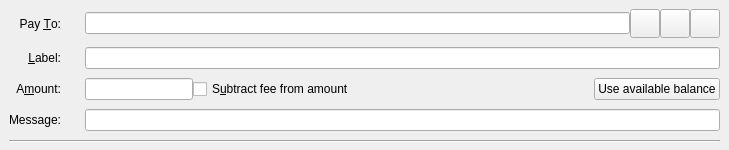
<?xml version="1.0" encoding="UTF-8"?>
<ui version="4.0">
 <class>SendCoinsEntry</class>
 <widget class="QStackedWidget" name="SendCoinsEntry">
  <property name="geometry">
   <rect>
    <x>0</x>
    <y>0</y>
    <width>729</width>
    <height>150</height>
   </rect>
  </property>
  <property name="focusPolicy">
   <enum>Qt::TabFocus</enum>
  </property>
  <property name="autoFillBackground">
   <bool>false</bool>
  </property>
  <widget class="QFrame" name="SendCoins">
   <property name="toolTip">
    <string>This is a normal payment.</string>
   </property>
   <property name="frameShape">
    <enum>QFrame::NoFrame</enum>
   </property>
   <layout class="QGridLayout" name="gridLayout">
    <property name="topMargin">
     <number>8</number>
    </property>
    <property name="bottomMargin">
     <number>4</number>
    </property>
    <property name="horizontalSpacing">
     <number>12</number>
    </property>
    <property name="verticalSpacing">
     <number>8</number>
    </property>
    <item row="2" column="2">
     <layout class="QHBoxLayout" name="horizontalLayoutAmount" stretch="0,1,0">
      <item>
       <widget class="BitcoinAmountField" name="payAmount"/>
      </item>
      <item>
       <widget class="QCheckBox" name="checkboxSubtractFeeFromAmount">
        <property name="toolTip">
         <string>The fee will be deducted from the amount being sent. The recipient will receive less earthcoincashs than you enter in the amount field. If multiple recipients are selected, the fee is split equally.</string>
        </property>
        <property name="text">
         <string>S&amp;ubtract fee from amount</string>
        </property>
       </widget>
      </item>
      <item>
       <widget class="QPushButton" name="useAvailableBalanceButton">
        <property name="text">
         <string>Use available balance</string>
        </property>
       </widget>
      </item>
     </layout>
    </item>
    <item row="3" column="0">
     <widget class="QLabel" name="messageLabel">
      <property name="text">
       <string>Message:</string>
      </property>
      <property name="alignment">
       <set>Qt::AlignRight|Qt::AlignTrailing|Qt::AlignVCenter</set>
      </property>
     </widget>
    </item>
    <item row="4" column="0" colspan="3">
     <widget class="Line" name="line">
      <property name="orientation">
       <enum>Qt::Horizontal</enum>
      </property>
     </widget>
    </item>
    <item row="0" column="0">
     <widget class="QLabel" name="payToLabel">
      <property name="text">
       <string>Pay &amp;To:</string>
      </property>
      <property name="alignment">
       <set>Qt::AlignRight|Qt::AlignTrailing|Qt::AlignVCenter</set>
      </property>
      <property name="buddy">
       <cstring>payTo</cstring>
      </property>
     </widget>
    </item>
    <item row="1" column="0">
     <widget class="QLabel" name="labellLabel">
      <property name="text">
       <string>&amp;Label:</string>
      </property>
      <property name="alignment">
       <set>Qt::AlignRight|Qt::AlignTrailing|Qt::AlignVCenter</set>
      </property>
      <property name="buddy">
       <cstring>addAsLabel</cstring>
      </property>
     </widget>
    </item>
    <item row="1" column="2">
     <widget class="QLineEdit" name="addAsLabel">
      <property name="toolTip">
       <string>Enter a label for this address to add it to the list of used addresses</string>
      </property>
     </widget>
    </item>
    <item row="0" column="2">
     <layout class="QHBoxLayout" name="payToLayout">
      <property name="spacing">
       <number>0</number>
      </property>
      <item>
       <widget class="QValidatedLineEdit" name="payTo">
        <property name="toolTip">
         <string>The EarthcoinCash address to send the payment to</string>
        </property>
       </widget>
      </item>
      <item>
       <widget class="QToolButton" name="addressBookButton">
        <property name="toolTip">
         <string>Choose previously used address</string>
        </property>
        <property name="text">
         <string/>
        </property>
        <property name="icon">
         <iconset resource="../bitcoin.qrc">
          <normaloff>:/icons/address-book</normaloff>:/icons/address-book</iconset>
        </property>
        <property name="iconSize">
         <size>
          <width>22</width>
          <height>22</height>
         </size>
        </property>
        <property name="shortcut">
         <string>Alt+A</string>
        </property>
       </widget>
      </item>
      <item>
       <widget class="QToolButton" name="pasteButton">
        <property name="toolTip">
         <string>Paste address from clipboard</string>
        </property>
        <property name="text">
         <string/>
        </property>
        <property name="icon">
         <iconset resource="../bitcoin.qrc">
          <normaloff>:/icons/editpaste</normaloff>:/icons/editpaste</iconset>
        </property>
        <property name="iconSize">
         <size>
          <width>22</width>
          <height>22</height>
         </size>
        </property>
        <property name="shortcut">
         <string>Alt+P</string>
        </property>
       </widget>
      </item>
      <item>
       <widget class="QToolButton" name="deleteButton">
        <property name="toolTip">
         <string>Remove this entry</string>
        </property>
        <property name="text">
         <string/>
        </property>
        <property name="icon">
         <iconset resource="../bitcoin.qrc">
          <normaloff>:/icons/remove</normaloff>:/icons/remove</iconset>
        </property>
        <property name="iconSize">
         <size>
          <width>22</width>
          <height>22</height>
         </size>
        </property>
       </widget>
      </item>
     </layout>
    </item>
    <item row="2" column="0">
     <widget class="QLabel" name="amountLabel">
      <property name="text">
       <string>A&amp;mount:</string>
      </property>
      <property name="alignment">
       <set>Qt::AlignRight|Qt::AlignTrailing|Qt::AlignVCenter</set>
      </property>
      <property name="buddy">
       <cstring>payAmount</cstring>
      </property>
     </widget>
    </item>
    <item row="3" column="2">
     <widget class="QLineEdit" name="messageTextLabel"/>
    </item>
   </layout>
  </widget>
  <widget class="QFrame" name="SendCoins_UnauthenticatedPaymentRequest">
   <property name="palette">
    <palette>
     <active>
      <colorrole role="WindowText">
       <brush brushstyle="SolidPattern">
        <color alpha="255">
         <red>0</red>
         <green>0</green>
         <blue>0</blue>
        </color>
       </brush>
      </colorrole>
      <colorrole role="Button">
       <brush brushstyle="SolidPattern">
        <color alpha="255">
         <red>255</red>
         <green>255</green>
         <blue>127</blue>
        </color>
       </brush>
      </colorrole>
      <colorrole role="Light">
       <brush brushstyle="SolidPattern">
        <color alpha="255">
         <red>255</red>
         <green>255</green>
         <blue>255</blue>
        </color>
       </brush>
      </colorrole>
      <colorrole role="Midlight">
       <brush brushstyle="SolidPattern">
        <color alpha="255">
         <red>255</red>
         <green>255</green>
         <blue>191</blue>
        </color>
       </brush>
      </colorrole>
      <colorrole role="Dark">
       <brush brushstyle="SolidPattern">
        <color alpha="255">
         <red>127</red>
         <green>127</green>
         <blue>63</blue>
        </color>
       </brush>
      </colorrole>
      <colorrole role="Mid">
       <brush brushstyle="SolidPattern">
        <color alpha="255">
         <red>170</red>
         <green>170</green>
         <blue>84</blue>
        </color>
       </brush>
      </colorrole>
      <colorrole role="Text">
       <brush brushstyle="SolidPattern">
        <color alpha="255">
         <red>0</red>
         <green>0</green>
         <blue>0</blue>
        </color>
       </brush>
      </colorrole>
      <colorrole role="BrightText">
       <brush brushstyle="SolidPattern">
        <color alpha="255">
         <red>255</red>
         <green>255</green>
         <blue>255</blue>
        </color>
       </brush>
      </colorrole>
      <colorrole role="ButtonText">
       <brush brushstyle="SolidPattern">
        <color alpha="255">
         <red>0</red>
         <green>0</green>
         <blue>0</blue>
        </color>
       </brush>
      </colorrole>
      <colorrole role="Base">
       <brush brushstyle="SolidPattern">
        <color alpha="255">
         <red>255</red>
         <green>255</green>
         <blue>255</blue>
        </color>
       </brush>
      </colorrole>
      <colorrole role="Window">
       <brush brushstyle="SolidPattern">
        <color alpha="255">
         <red>255</red>
         <green>255</green>
         <blue>127</blue>
        </color>
       </brush>
      </colorrole>
      <colorrole role="Shadow">
       <brush brushstyle="SolidPattern">
        <color alpha="255">
         <red>0</red>
         <green>0</green>
         <blue>0</blue>
        </color>
       </brush>
      </colorrole>
      <colorrole role="AlternateBase">
       <brush brushstyle="SolidPattern">
        <color alpha="255">
         <red>255</red>
         <green>255</green>
         <blue>191</blue>
        </color>
       </brush>
      </colorrole>
      <colorrole role="ToolTipBase">
       <brush brushstyle="SolidPattern">
        <color alpha="255">
         <red>255</red>
         <green>255</green>
         <blue>220</blue>
        </color>
       </brush>
      </colorrole>
      <colorrole role="ToolTipText">
       <brush brushstyle="SolidPattern">
        <color alpha="255">
         <red>0</red>
         <green>0</green>
         <blue>0</blue>
        </color>
       </brush>
      </colorrole>
     </active>
     <inactive>
      <colorrole role="WindowText">
       <brush brushstyle="SolidPattern">
        <color alpha="255">
         <red>0</red>
         <green>0</green>
         <blue>0</blue>
        </color>
       </brush>
      </colorrole>
      <colorrole role="Button">
       <brush brushstyle="SolidPattern">
        <color alpha="255">
         <red>255</red>
         <green>255</green>
         <blue>127</blue>
        </color>
       </brush>
      </colorrole>
      <colorrole role="Light">
       <brush brushstyle="SolidPattern">
        <color alpha="255">
         <red>255</red>
         <green>255</green>
         <blue>255</blue>
        </color>
       </brush>
      </colorrole>
      <colorrole role="Midlight">
       <brush brushstyle="SolidPattern">
        <color alpha="255">
         <red>255</red>
         <green>255</green>
         <blue>191</blue>
        </color>
       </brush>
      </colorrole>
      <colorrole role="Dark">
       <brush brushstyle="SolidPattern">
        <color alpha="255">
         <red>127</red>
         <green>127</green>
         <blue>63</blue>
        </color>
       </brush>
      </colorrole>
      <colorrole role="Mid">
       <brush brushstyle="SolidPattern">
        <color alpha="255">
         <red>170</red>
         <green>170</green>
         <blue>84</blue>
        </color>
       </brush>
      </colorrole>
      <colorrole role="Text">
       <brush brushstyle="SolidPattern">
        <color alpha="255">
         <red>0</red>
         <green>0</green>
         <blue>0</blue>
        </color>
       </brush>
      </colorrole>
      <colorrole role="BrightText">
       <brush brushstyle="SolidPattern">
        <color alpha="255">
         <red>255</red>
         <green>255</green>
         <blue>255</blue>
        </color>
       </brush>
      </colorrole>
      <colorrole role="ButtonText">
       <brush brushstyle="SolidPattern">
        <color alpha="255">
         <red>0</red>
         <green>0</green>
         <blue>0</blue>
        </color>
       </brush>
      </colorrole>
      <colorrole role="Base">
       <brush brushstyle="SolidPattern">
        <color alpha="255">
         <red>255</red>
         <green>255</green>
         <blue>255</blue>
        </color>
       </brush>
      </colorrole>
      <colorrole role="Window">
       <brush brushstyle="SolidPattern">
        <color alpha="255">
         <red>255</red>
         <green>255</green>
         <blue>127</blue>
        </color>
       </brush>
      </colorrole>
      <colorrole role="Shadow">
       <brush brushstyle="SolidPattern">
        <color alpha="255">
         <red>0</red>
         <green>0</green>
         <blue>0</blue>
        </color>
       </brush>
      </colorrole>
      <colorrole role="AlternateBase">
       <brush brushstyle="SolidPattern">
        <color alpha="255">
         <red>255</red>
         <green>255</green>
         <blue>191</blue>
        </color>
       </brush>
      </colorrole>
      <colorrole role="ToolTipBase">
       <brush brushstyle="SolidPattern">
        <color alpha="255">
         <red>255</red>
         <green>255</green>
         <blue>220</blue>
        </color>
       </brush>
      </colorrole>
      <colorrole role="ToolTipText">
       <brush brushstyle="SolidPattern">
        <color alpha="255">
         <red>0</red>
         <green>0</green>
         <blue>0</blue>
        </color>
       </brush>
      </colorrole>
     </inactive>
     <disabled>
      <colorrole role="WindowText">
       <brush brushstyle="SolidPattern">
        <color alpha="255">
         <red>127</red>
         <green>127</green>
         <blue>63</blue>
        </color>
       </brush>
      </colorrole>
      <colorrole role="Button">
       <brush brushstyle="SolidPattern">
        <color alpha="255">
         <red>255</red>
         <green>255</green>
         <blue>127</blue>
        </color>
       </brush>
      </colorrole>
      <colorrole role="Light">
       <brush brushstyle="SolidPattern">
        <color alpha="255">
         <red>255</red>
         <green>255</green>
         <blue>255</blue>
        </color>
       </brush>
      </colorrole>
      <colorrole role="Midlight">
       <brush brushstyle="SolidPattern">
        <color alpha="255">
         <red>255</red>
         <green>255</green>
         <blue>191</blue>
        </color>
       </brush>
      </colorrole>
      <colorrole role="Dark">
       <brush brushstyle="SolidPattern">
        <color alpha="255">
         <red>127</red>
         <green>127</green>
         <blue>63</blue>
        </color>
       </brush>
      </colorrole>
      <colorrole role="Mid">
       <brush brushstyle="SolidPattern">
        <color alpha="255">
         <red>170</red>
         <green>170</green>
         <blue>84</blue>
        </color>
       </brush>
      </colorrole>
      <colorrole role="Text">
       <brush brushstyle="SolidPattern">
        <color alpha="255">
         <red>127</red>
         <green>127</green>
         <blue>63</blue>
        </color>
       </brush>
      </colorrole>
      <colorrole role="BrightText">
       <brush brushstyle="SolidPattern">
        <color alpha="255">
         <red>255</red>
         <green>255</green>
         <blue>255</blue>
        </color>
       </brush>
      </colorrole>
      <colorrole role="ButtonText">
       <brush brushstyle="SolidPattern">
        <color alpha="255">
         <red>127</red>
         <green>127</green>
         <blue>63</blue>
        </color>
       </brush>
      </colorrole>
      <colorrole role="Base">
       <brush brushstyle="SolidPattern">
        <color alpha="255">
         <red>255</red>
         <green>255</green>
         <blue>127</blue>
        </color>
       </brush>
      </colorrole>
      <colorrole role="Window">
       <brush brushstyle="SolidPattern">
        <color alpha="255">
         <red>255</red>
         <green>255</green>
         <blue>127</blue>
        </color>
       </brush>
      </colorrole>
      <colorrole role="Shadow">
       <brush brushstyle="SolidPattern">
        <color alpha="255">
         <red>0</red>
         <green>0</green>
         <blue>0</blue>
        </color>
       </brush>
      </colorrole>
      <colorrole role="AlternateBase">
       <brush brushstyle="SolidPattern">
        <color alpha="255">
         <red>255</red>
         <green>255</green>
         <blue>127</blue>
        </color>
       </brush>
      </colorrole>
      <colorrole role="ToolTipBase">
       <brush brushstyle="SolidPattern">
        <color alpha="255">
         <red>255</red>
         <green>255</green>
         <blue>220</blue>
        </color>
       </brush>
      </colorrole>
      <colorrole role="ToolTipText">
       <brush brushstyle="SolidPattern">
        <color alpha="255">
         <red>0</red>
         <green>0</green>
         <blue>0</blue>
        </color>
       </brush>
      </colorrole>
     </disabled>
    </palette>
   </property>
   <property name="toolTip">
    <string>This is an unauthenticated payment request.</string>
   </property>
   <property name="autoFillBackground">
    <bool>true</bool>
   </property>
   <property name="frameShape">
    <enum>QFrame::NoFrame</enum>
   </property>
   <layout class="QGridLayout" name="gridLayout_is">
    <property name="spacing">
     <number>12</number>
    </property>
    <item row="0" column="0">
     <widget class="QLabel" name="payToLabel_is">
      <property name="text">
       <string>Pay To:</string>
      </property>
      <property name="alignment">
       <set>Qt::AlignRight|Qt::AlignTrailing|Qt::AlignVCenter</set>
      </property>
     </widget>
    </item>
    <item row="0" column="1">
     <layout class="QHBoxLayout" name="payToLayout_is">
      <property name="spacing">
       <number>0</number>
      </property>
      <item>
       <widget class="QLabel" name="payTo_is"/>
      </item>
      <item>
       <widget class="QToolButton" name="deleteButton_is">
        <property name="toolTip">
         <string>Remove this entry</string>
        </property>
        <property name="text">
         <string/>
        </property>
        <property name="icon">
         <iconset resource="../bitcoin.qrc">
          <normaloff>:/icons/remove</normaloff>:/icons/remove</iconset>
        </property>
       </widget>
      </item>
     </layout>
    </item>
    <item row="1" column="0">
     <widget class="QLabel" name="memoLabel_is">
      <property name="text">
       <string>Memo:</string>
      </property>
      <property name="alignment">
       <set>Qt::AlignRight|Qt::AlignTrailing|Qt::AlignVCenter</set>
      </property>
     </widget>
    </item>
    <item row="1" column="1">
     <widget class="QLabel" name="memoTextLabel_is">
      <property name="textFormat">
       <enum>Qt::PlainText</enum>
      </property>
     </widget>
    </item>
    <item row="2" column="0">
     <widget class="QLabel" name="amountLabel_is">
      <property name="text">
       <string>A&amp;mount:</string>
      </property>
      <property name="alignment">
       <set>Qt::AlignRight|Qt::AlignTrailing|Qt::AlignVCenter</set>
      </property>
      <property name="buddy">
       <cstring>payAmount_is</cstring>
      </property>
     </widget>
    </item>
    <item row="2" column="1">
     <widget class="BitcoinAmountField" name="payAmount_is">
      <property name="acceptDrops">
       <bool>false</bool>
      </property>
     </widget>
    </item>
   </layout>
  </widget>
  <widget class="QFrame" name="SendCoins_AuthenticatedPaymentRequest">
   <property name="palette">
    <palette>
     <active>
      <colorrole role="WindowText">
       <brush brushstyle="SolidPattern">
        <color alpha="255">
         <red>0</red>
         <green>0</green>
         <blue>0</blue>
        </color>
       </brush>
      </colorrole>
      <colorrole role="Button">
       <brush brushstyle="SolidPattern">
        <color alpha="255">
         <red>140</red>
         <green>232</green>
         <blue>119</blue>
        </color>
       </brush>
      </colorrole>
      <colorrole role="Light">
       <brush brushstyle="SolidPattern">
        <color alpha="255">
         <red>230</red>
         <green>255</green>
         <blue>224</blue>
        </color>
       </brush>
      </colorrole>
      <colorrole role="Midlight">
       <brush brushstyle="SolidPattern">
        <color alpha="255">
         <red>185</red>
         <green>243</green>
         <blue>171</blue>
        </color>
       </brush>
      </colorrole>
      <colorrole role="Dark">
       <brush brushstyle="SolidPattern">
        <color alpha="255">
         <red>70</red>
         <green>116</green>
         <blue>59</blue>
        </color>
       </brush>
      </colorrole>
      <colorrole role="Mid">
       <brush brushstyle="SolidPattern">
        <color alpha="255">
         <red>93</red>
         <green>155</green>
         <blue>79</blue>
        </color>
       </brush>
      </colorrole>
      <colorrole role="Text">
       <brush brushstyle="SolidPattern">
        <color alpha="255">
         <red>0</red>
         <green>0</green>
         <blue>0</blue>
        </color>
       </brush>
      </colorrole>
      <colorrole role="BrightText">
       <brush brushstyle="SolidPattern">
        <color alpha="255">
         <red>155</red>
         <green>255</green>
         <blue>147</blue>
        </color>
       </brush>
      </colorrole>
      <colorrole role="ButtonText">
       <brush brushstyle="SolidPattern">
        <color alpha="255">
         <red>0</red>
         <green>0</green>
         <blue>0</blue>
        </color>
       </brush>
      </colorrole>
      <colorrole role="Base">
       <brush brushstyle="SolidPattern">
        <color alpha="255">
         <red>119</red>
         <green>255</green>
         <blue>233</blue>
        </color>
       </brush>
      </colorrole>
      <colorrole role="Window">
       <brush brushstyle="SolidPattern">
        <color alpha="255">
         <red>140</red>
         <green>232</green>
         <blue>119</blue>
        </color>
       </brush>
      </colorrole>
      <colorrole role="Shadow">
       <brush brushstyle="SolidPattern">
        <color alpha="255">
         <red>0</red>
         <green>0</green>
         <blue>0</blue>
        </color>
       </brush>
      </colorrole>
      <colorrole role="AlternateBase">
       <brush brushstyle="SolidPattern">
        <color alpha="255">
         <red>197</red>
         <green>243</green>
         <blue>187</blue>
        </color>
       </brush>
      </colorrole>
      <colorrole role="NoRole">
       <brush brushstyle="SolidPattern">
        <color alpha="255">
         <red>125</red>
         <green>194</green>
         <blue>122</blue>
        </color>
       </brush>
      </colorrole>
      <colorrole role="ToolTipBase">
       <brush brushstyle="SolidPattern">
        <color alpha="255">
         <red>255</red>
         <green>255</green>
         <blue>220</blue>
        </color>
       </brush>
      </colorrole>
      <colorrole role="ToolTipText">
       <brush brushstyle="SolidPattern">
        <color alpha="255">
         <red>0</red>
         <green>0</green>
         <blue>0</blue>
        </color>
       </brush>
      </colorrole>
     </active>
     <inactive>
      <colorrole role="WindowText">
       <brush brushstyle="SolidPattern">
        <color alpha="255">
         <red>0</red>
         <green>0</green>
         <blue>0</blue>
        </color>
       </brush>
      </colorrole>
      <colorrole role="Button">
       <brush brushstyle="SolidPattern">
        <color alpha="255">
         <red>140</red>
         <green>232</green>
         <blue>119</blue>
        </color>
       </brush>
      </colorrole>
      <colorrole role="Light">
       <brush brushstyle="SolidPattern">
        <color alpha="255">
         <red>230</red>
         <green>255</green>
         <blue>224</blue>
        </color>
       </brush>
      </colorrole>
      <colorrole role="Midlight">
       <brush brushstyle="SolidPattern">
        <color alpha="255">
         <red>185</red>
         <green>243</green>
         <blue>171</blue>
        </color>
       </brush>
      </colorrole>
      <colorrole role="Dark">
       <brush brushstyle="SolidPattern">
        <color alpha="255">
         <red>70</red>
         <green>116</green>
         <blue>59</blue>
        </color>
       </brush>
      </colorrole>
      <colorrole role="Mid">
       <brush brushstyle="SolidPattern">
        <color alpha="255">
         <red>93</red>
         <green>155</green>
         <blue>79</blue>
        </color>
       </brush>
      </colorrole>
      <colorrole role="Text">
       <brush brushstyle="SolidPattern">
        <color alpha="255">
         <red>0</red>
         <green>0</green>
         <blue>0</blue>
        </color>
       </brush>
      </colorrole>
      <colorrole role="BrightText">
       <brush brushstyle="SolidPattern">
        <color alpha="255">
         <red>155</red>
         <green>255</green>
         <blue>147</blue>
        </color>
       </brush>
      </colorrole>
      <colorrole role="ButtonText">
       <brush brushstyle="SolidPattern">
        <color alpha="255">
         <red>0</red>
         <green>0</green>
         <blue>0</blue>
        </color>
       </brush>
      </colorrole>
      <colorrole role="Base">
       <brush brushstyle="SolidPattern">
        <color alpha="255">
         <red>119</red>
         <green>255</green>
         <blue>233</blue>
        </color>
       </brush>
      </colorrole>
      <colorrole role="Window">
       <brush brushstyle="SolidPattern">
        <color alpha="255">
         <red>140</red>
         <green>232</green>
         <blue>119</blue>
        </color>
       </brush>
      </colorrole>
      <colorrole role="Shadow">
       <brush brushstyle="SolidPattern">
        <color alpha="255">
         <red>0</red>
         <green>0</green>
         <blue>0</blue>
        </color>
       </brush>
      </colorrole>
      <colorrole role="AlternateBase">
       <brush brushstyle="SolidPattern">
        <color alpha="255">
         <red>197</red>
         <green>243</green>
         <blue>187</blue>
        </color>
       </brush>
      </colorrole>
      <colorrole role="NoRole">
       <brush brushstyle="SolidPattern">
        <color alpha="255">
         <red>125</red>
         <green>194</green>
         <blue>122</blue>
        </color>
       </brush>
      </colorrole>
      <colorrole role="ToolTipBase">
       <brush brushstyle="SolidPattern">
        <color alpha="255">
         <red>255</red>
         <green>255</green>
         <blue>220</blue>
        </color>
       </brush>
      </colorrole>
      <colorrole role="ToolTipText">
       <brush brushstyle="SolidPattern">
        <color alpha="255">
         <red>0</red>
         <green>0</green>
         <blue>0</blue>
        </color>
       </brush>
      </colorrole>
     </inactive>
     <disabled>
      <colorrole role="WindowText">
       <brush brushstyle="SolidPattern">
        <color alpha="255">
         <red>70</red>
         <green>116</green>
         <blue>59</blue>
        </color>
       </brush>
      </colorrole>
      <colorrole role="Button">
       <brush brushstyle="SolidPattern">
        <color alpha="255">
         <red>140</red>
         <green>232</green>
         <blue>119</blue>
        </color>
       </brush>
      </colorrole>
      <colorrole role="Light">
       <brush brushstyle="SolidPattern">
        <color alpha="255">
         <red>230</red>
         <green>255</green>
         <blue>224</blue>
        </color>
       </brush>
      </colorrole>
      <colorrole role="Midlight">
       <brush brushstyle="SolidPattern">
        <color alpha="255">
         <red>185</red>
         <green>243</green>
         <blue>171</blue>
        </color>
       </brush>
      </colorrole>
      <colorrole role="Dark">
       <brush brushstyle="SolidPattern">
        <color alpha="255">
         <red>70</red>
         <green>116</green>
         <blue>59</blue>
        </color>
       </brush>
      </colorrole>
      <colorrole role="Mid">
       <brush brushstyle="SolidPattern">
        <color alpha="255">
         <red>93</red>
         <green>155</green>
         <blue>79</blue>
        </color>
       </brush>
      </colorrole>
      <colorrole role="Text">
       <brush brushstyle="SolidPattern">
        <color alpha="255">
         <red>70</red>
         <green>116</green>
         <blue>59</blue>
        </color>
       </brush>
      </colorrole>
      <colorrole role="BrightText">
       <brush brushstyle="SolidPattern">
        <color alpha="255">
         <red>155</red>
         <green>255</green>
         <blue>147</blue>
        </color>
       </brush>
      </colorrole>
      <colorrole role="ButtonText">
       <brush brushstyle="SolidPattern">
        <color alpha="255">
         <red>70</red>
         <green>116</green>
         <blue>59</blue>
        </color>
       </brush>
      </colorrole>
      <colorrole role="Base">
       <brush brushstyle="SolidPattern">
        <color alpha="255">
         <red>140</red>
         <green>232</green>
         <blue>119</blue>
        </color>
       </brush>
      </colorrole>
      <colorrole role="Window">
       <brush brushstyle="SolidPattern">
        <color alpha="255">
         <red>140</red>
         <green>232</green>
         <blue>119</blue>
        </color>
       </brush>
      </colorrole>
      <colorrole role="Shadow">
       <brush brushstyle="SolidPattern">
        <color alpha="255">
         <red>0</red>
         <green>0</green>
         <blue>0</blue>
        </color>
       </brush>
      </colorrole>
      <colorrole role="AlternateBase">
       <brush brushstyle="SolidPattern">
        <color alpha="255">
         <red>140</red>
         <green>232</green>
         <blue>119</blue>
        </color>
       </brush>
      </colorrole>
      <colorrole role="NoRole">
       <brush brushstyle="SolidPattern">
        <color alpha="255">
         <red>125</red>
         <green>194</green>
         <blue>122</blue>
        </color>
       </brush>
      </colorrole>
      <colorrole role="ToolTipBase">
       <brush brushstyle="SolidPattern">
        <color alpha="255">
         <red>255</red>
         <green>255</green>
         <blue>220</blue>
        </color>
       </brush>
      </colorrole>
      <colorrole role="ToolTipText">
       <brush brushstyle="SolidPattern">
        <color alpha="255">
         <red>0</red>
         <green>0</green>
         <blue>0</blue>
        </color>
       </brush>
      </colorrole>
     </disabled>
    </palette>
   </property>
   <property name="toolTip">
    <string>This is an authenticated payment request.</string>
   </property>
   <property name="autoFillBackground">
    <bool>true</bool>
   </property>
   <property name="frameShape">
    <enum>QFrame::NoFrame</enum>
   </property>
   <layout class="QGridLayout" name="gridLayout_s">
    <property name="spacing">
     <number>12</number>
    </property>
    <item row="0" column="0">
     <widget class="QLabel" name="payToLabel_s">
      <property name="text">
       <string>Pay To:</string>
      </property>
      <property name="alignment">
       <set>Qt::AlignRight|Qt::AlignTrailing|Qt::AlignVCenter</set>
      </property>
     </widget>
    </item>
    <item row="0" column="1">
     <layout class="QHBoxLayout" name="payToLayout_s">
      <property name="spacing">
       <number>0</number>
      </property>
      <item>
       <widget class="QLabel" name="payTo_s">
        <property name="textFormat">
         <enum>Qt::PlainText</enum>
        </property>
       </widget>
      </item>
      <item>
       <widget class="QToolButton" name="deleteButton_s">
        <property name="toolTip">
         <string>Remove this entry</string>
        </property>
        <property name="text">
         <string/>
        </property>
        <property name="icon">
         <iconset resource="../bitcoin.qrc">
          <normaloff>:/icons/remove</normaloff>:/icons/remove</iconset>
        </property>
       </widget>
      </item>
     </layout>
    </item>
    <item row="1" column="0">
     <widget class="QLabel" name="memoLabel_s">
      <property name="text">
       <string>Memo:</string>
      </property>
      <property name="alignment">
       <set>Qt::AlignRight|Qt::AlignTrailing|Qt::AlignVCenter</set>
      </property>
     </widget>
    </item>
    <item row="1" column="1">
     <widget class="QLabel" name="memoTextLabel_s">
      <property name="textFormat">
       <enum>Qt::PlainText</enum>
      </property>
     </widget>
    </item>
    <item row="2" column="0">
     <widget class="QLabel" name="amountLabel_s">
      <property name="text">
       <string>A&amp;mount:</string>
      </property>
      <property name="alignment">
       <set>Qt::AlignRight|Qt::AlignTrailing|Qt::AlignVCenter</set>
      </property>
      <property name="buddy">
       <cstring>payAmount_s</cstring>
      </property>
     </widget>
    </item>
    <item row="2" column="1">
     <widget class="BitcoinAmountField" name="payAmount_s">
      <property name="acceptDrops">
       <bool>false</bool>
      </property>
     </widget>
    </item>
   </layout>
  </widget>
 </widget>
 <customwidgets>
  <customwidget>
   <class>QValidatedLineEdit</class>
   <extends>QLineEdit</extends>
   <header>qt/qvalidatedlineedit.h</header>
  </customwidget>
   <customwidget>
   <class>BitcoinAmountField</class>
   <extends>QLineEdit</extends>
   <header>qt/bitcoinamountfield.h</header>
   <container>1</container>
  </customwidget>
 </customwidgets>
 <tabstops>
  <tabstop>payTo</tabstop>
  <tabstop>addressBookButton</tabstop>
  <tabstop>pasteButton</tabstop>
  <tabstop>deleteButton</tabstop>
  <tabstop>addAsLabel</tabstop>
  <tabstop>payAmount</tabstop>
  <tabstop>payAmount_is</tabstop>
  <tabstop>deleteButton_is</tabstop>
  <tabstop>payAmount_s</tabstop>
  <tabstop>deleteButton_s</tabstop>
 </tabstops>
 <resources>
  <include location="../bitcoin.qrc"/>
 </resources>
 <connections/>
</ui>
